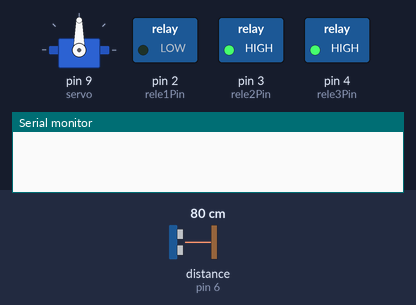
A sketch run on a simulated Arduino Uno, built with avr-gcc and run on an emulated ATmega328P. Parts: servo, switched loads named in the sketch (green lamp = pin HIGH), the last lines printed to the serial monitor. The inputs (shaded band) are chosen by the test bench; at power-on: distance to the obstacle (sensor on pin 6) 80 cm. The echo pulse lasts 58.3 µs per cm; pins used as bus, display or sensor lines are not drawn.

Above: at 0.1 s.
At 15.1 s:
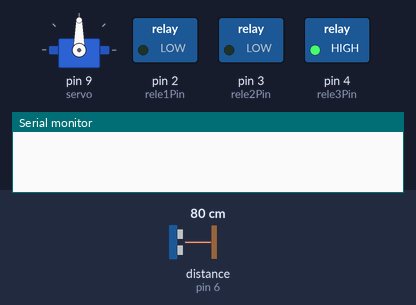
At 25.15 s:
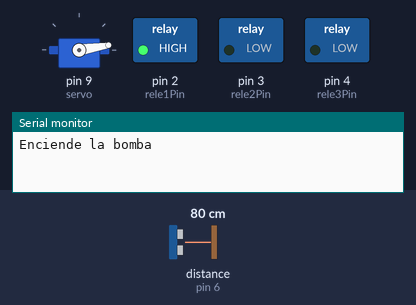
At 26.36 s:
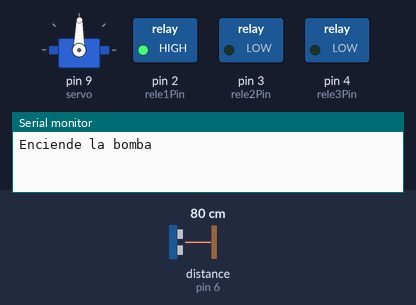
At 27.8 s:
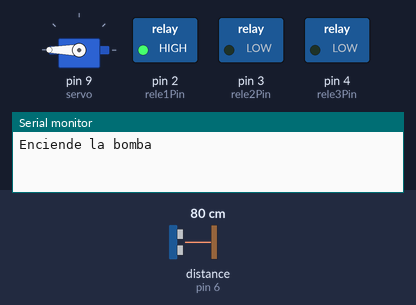
At 30.8 s:
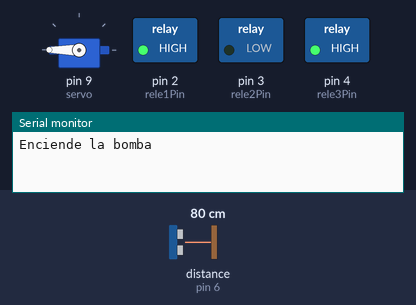
Timing chart, 0 to 32.3 s (numbered marks = the images above):
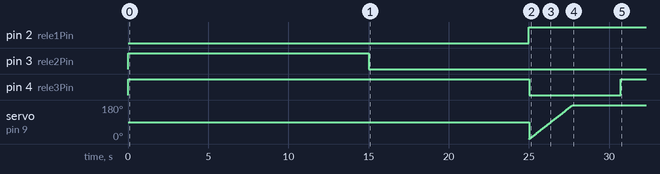

Measured:
- by itself, pin 2 (rele1Pin): LOW → HIGH at 25.0 s
- by itself, pin 3 (rele2Pin): HIGH → LOW at 15.0 s
- by itself, pin 4 (rele3Pin): HIGH → LOW at 25.0 s, → HIGH 5.7 s later

The sketch:

C_digo_principal__verificaci_n_.ino
```cpp
#include <Servo.h>

// Pines de los reles
const int rele1Pin = 2;
const int rele2Pin = 3;
const int rele3Pin = 4;
// Pin del sensor ultrasónico
const int triggerPin = 5;
const int echoPin = 6;
// Pin del potenciómetro
const int potenciometroPin = A0;
// Variables de tiempo
unsigned long tiempoInicio = 0;
const unsigned long tiempoEsperaRele1 = 15000; // 15 segundos
const unsigned long tiempoEsperaRele2 = 10000; // 10 segundos
// Variables de control
int estado = 0;
int distanciaSensor = 0;
int valorPotenciometro = 0;
// Objeto del servo
Servo servo;
void setup() {
  Serial.begin(9600);
  // Configurar pines de los reles como salidas
  pinMode(rele1Pin, OUTPUT);
  pinMode(rele2Pin, OUTPUT);
  pinMode(rele3Pin, OUTPUT);
  // Configurar pines del sensor ultrasónico
  pinMode(triggerPin, OUTPUT);
  pinMode(echoPin, INPUT);
  // Inicializar el objeto del servo
  servo.attach(9);
  // Abrir los reles 2 y 3
  digitalWrite(rele2Pin, HIGH);
  digitalWrite(rele3Pin, HIGH);
  // Esperar 15 segundos antes de cambiar al caso 1
  delay(tiempoEsperaRele1);
  // Apagar el rele 1 y cambiar al caso 1
  digitalWrite(rele1Pin, LOW);
  estado = 1;
}
void loop() {
  switch (estado) {
    case 1:
      // Abrir rele 2
      digitalWrite(rele2Pin, LOW);

      // Esperar 10 segundos antes de activar el rele 1 y el sensor ultrasónico
      delay(tiempoEsperaRele2);

      // Activar el rele 1 y el sensor ultrasónico
      digitalWrite(rele1Pin, HIGH);
      activarSensorUltrasonico();

      // Calcular el valor del potenciómetro
      valorPotenciometro = (100 * analogRead(potenciometroPin)) / 800;

      if (distanciaSensor < 6) {
        Serial.println("Agua lista para el riego");
        // Abrir rele 3 para permitir el paso del agua
        digitalWrite(rele3Pin, LOW);
      } else {
        Serial.println("Enciende la bomba");
        // Abrir rele 3 para permitir el paso del agua
        digitalWrite(rele3Pin, LOW);

        // Activar el servo con rotación de 0 a 180
        for (int angulo = 0; angulo <= 180; angulo++) {
          servo.write(angulo);
          delay(15);
        }
        delay(3000); // Esperar 3 segundos

        // Cerrar rele 3
        digitalWrite(rele3Pin, HIGH);
      }

      estado = 2; // Cambiar al caso 2
      break;

    case 2:
      if (distanciaSensor > 9) {
        // Cerrar rele 3
        digitalWrite(rele3Pin, HIGH);
      }

      // Realizar otras operaciones en el caso 2 si es necesario
      // ...

      estado = 0; // Volver al caso 0 para reintar el ciclo
      break;
  }
}

void activarSensorUltrasonico() {
  // Generar un pulso corto en el pin del trigger
  digitalWrite(triggerPin, LOW);
  delayMicroseconds(2);
  digitalWrite(triggerPin, HIGH);
  delayMicroseconds(10);
  digitalWrite(triggerPin, LOW);

  // Medir la duración del pulso en el pin del echo
  unsigned long duracionPulso = pulseIn(echoPin, HIGH);

  // Calcular la distancia en centímetros
  distanciaSensor = (duracionPulso /2 ) / 29.1; // Dividir por 58 para obtener la distancia en centímetros
}
```
